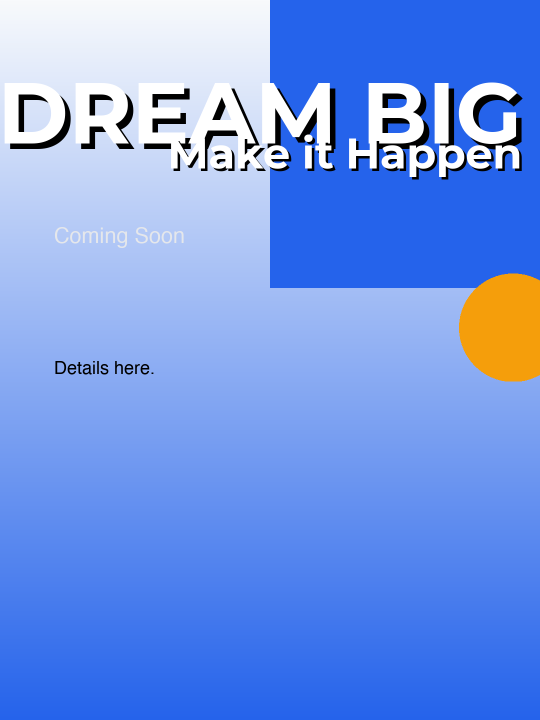
#> input picture data/template_enhanced_corporate.png, 1080 x 1440 px (shown at 1/2 size)
$ python -i utils.py   (imports and definitions only)
#> lines starting #> are read from the running program, lines starting #| are printed output that depends on the picture
#> further down, picture is the input picture: PIL image 1080x1440 RGB; mean R, G, B 114.9, 151.4, 231.8
"""
Utility functions for scraping and labeling.
"""

import json
import hashlib
import time
from pathlib import Path
from typing import Dict, List, Optional, Tuple
from PIL import Image
import numpy as np
import cv2


# [11 lines left out: functions ensure_dir, save_image, not called in this run]


def load_image(image_path: str) -> Image.Image:
    """Load image from file."""
    return Image.open(image_path).convert('RGB')


def resize_image(image: Image.Image, target_size: Tuple[int, int] = (256, 256)) -> Image.Image:
    """
    Resize image to target size with smart cropping.

    For designs, we use center crop to preserve the main content.
    """
#> called with target_size = (256, 256)
    # Calculate aspect ratios
    img_ratio = image.width / image.height
#> img_ratio = 0.75
    target_ratio = target_size[0] / target_size[1]

    if img_ratio > target_ratio:
        # Image is wider, crop width
        new_width = int(image.height * target_ratio)
        left = (image.width - new_width) // 2
        image = image.crop((left, 0, left + new_width, image.height))
    else:
        # Image is taller, crop height
        new_height = int(image.width / target_ratio)
#> new_height = 1080
        top = (image.height - new_height) // 2
#> top = 180
        image = image.crop((0, top, image.width, top + new_height))
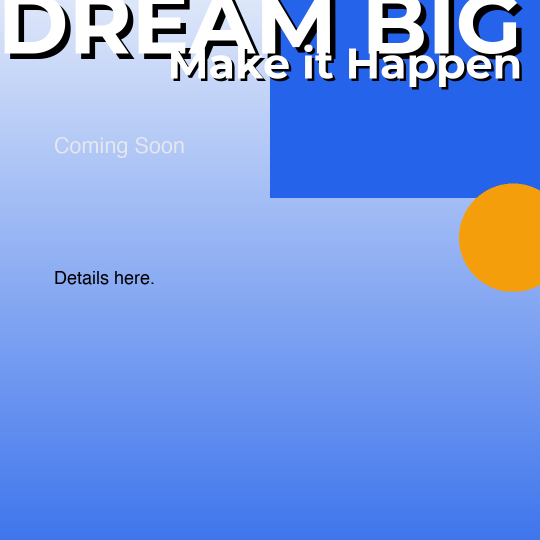
#> image: PIL image 1080x1080 RGB (shown at 1/2 size); mean R, G, B 121.6, 155.2, 229.3

    # Resize to target
    return image.resize(target_size, Image.Resampling.LANCZOS)
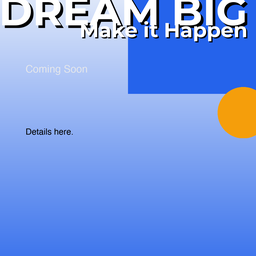
#> returned value: PIL image 256x256 RGB; mean R, G, B 121.5, 155.1, 229.2


# [16 lines left out: functions compute_image_hash, save_metadata, load_metadata, not called in this run]


def get_aspect_ratio(width: int, height: int) -> float:
    """Calculate aspect ratio."""
    return width / height


# [62 lines left out: functions classify_format_by_aspect_ratio, extract_dominant_colors, estimate_tone_from_colors, not called in this run]


def rate_limit_sleep(delay: float = 1.0) -> None:
    """Sleep to respect rate limits."""
    time.sleep(delay)


# [8 lines left out: function progress_bar, not called in this run]


class DeduplicationCache:
    """Cache for deduplicating images by content hash."""

    def __init__(self):
        self.seen_hashes = set()

    # [7 lines left out: function is_duplicate, not called in this run]

    def add_hash(self, img_hash: str) -> None:
        """Manually add a hash to the cache."""
        self.seen_hashes.add(img_hash)

    def size(self) -> int:
        """Return number of unique images seen."""
        return len(self.seen_hashes)


# [132 lines left out: functions sanitize_filename, encode_v_goal, encode_v_format, validate_label, format_dataset_stats, not called in this run]

>>> from PIL import Image
>>> picture = Image.open('../../data/template_enhanced_corporate.png')
>>> result = resize_image(picture)
